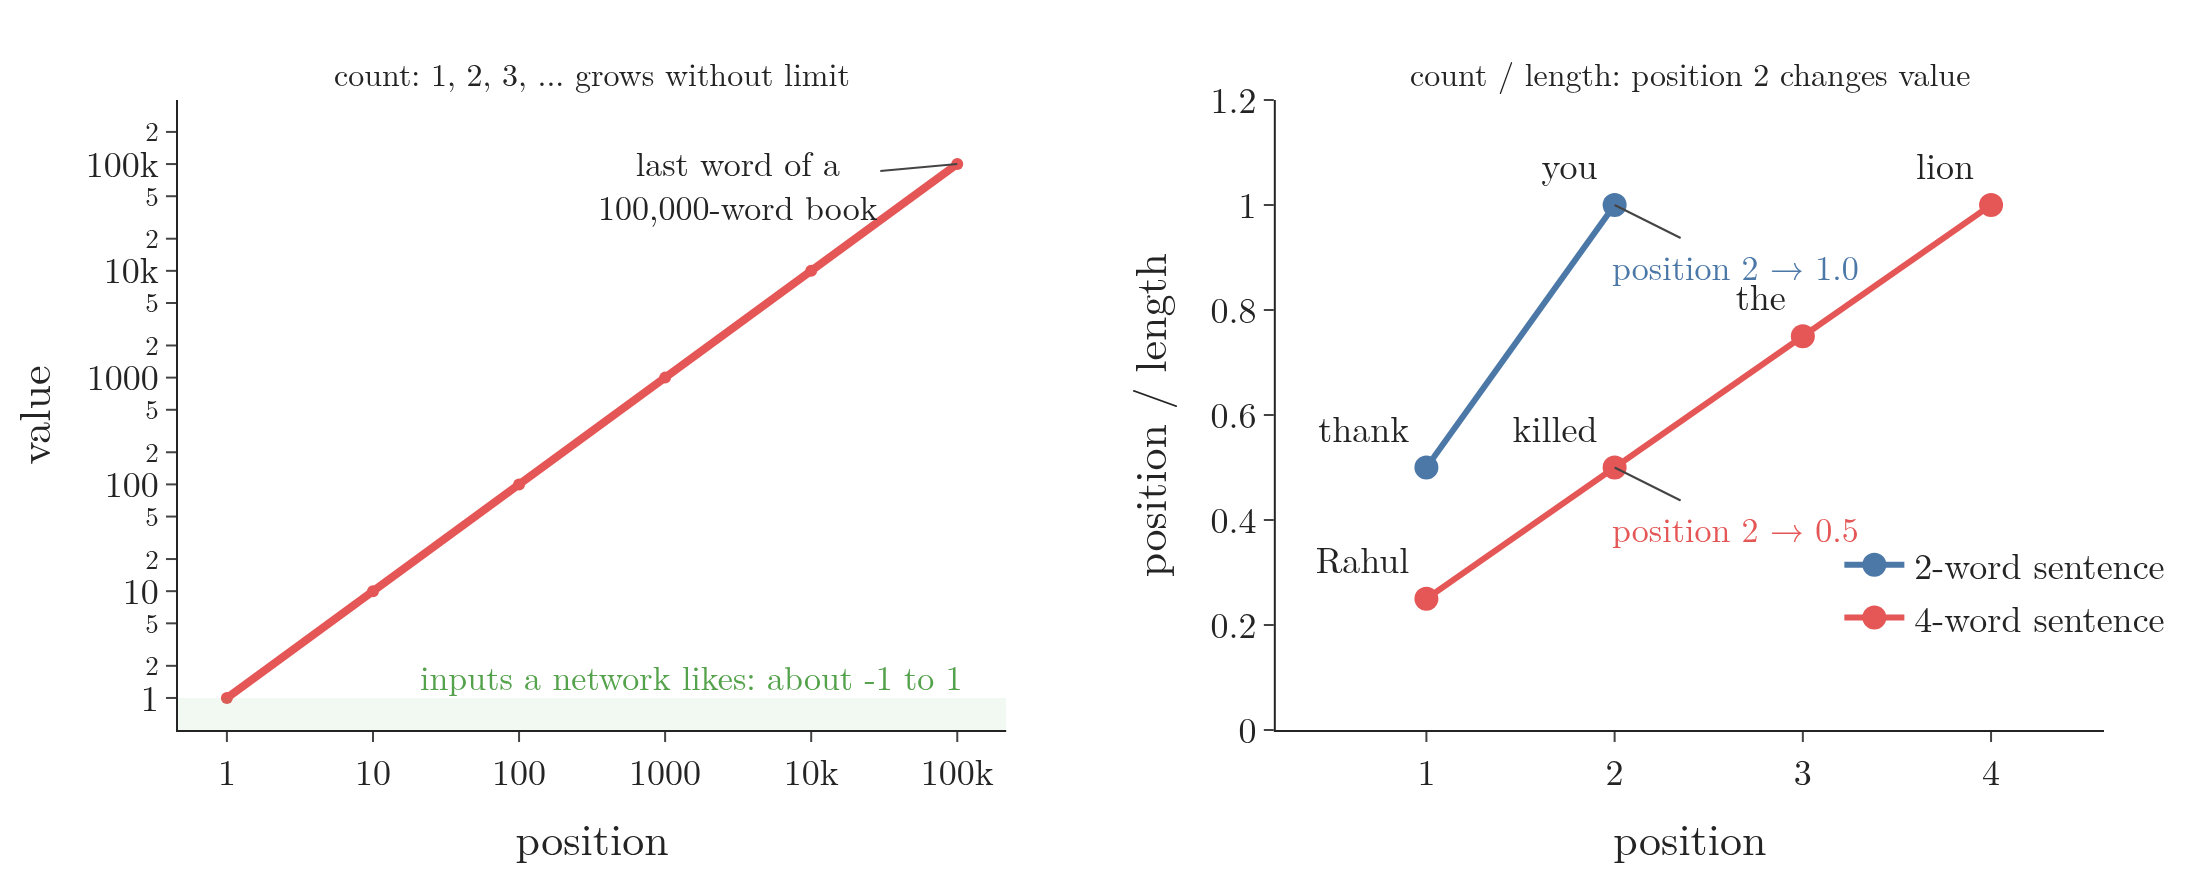

The Python source for this figure:
"""Section 4: the two counting ideas. Left: the raw index grows without limit (a 100,000-word book). Right: index
divided by the sentence length stays between 0 and 1, but the second word gets 1.0 in "thank you" and 0.5 in
"Rahul killed the lion". Plotly."""
from pathlib import Path
import numpy as np
import plotly.graph_objects as go
from plotly.subplots import make_subplots
from common import RED, BLUE, GREEN, FONT

here = Path(__file__).parent
fig = make_subplots(rows=1, cols=2, horizontal_spacing=0.14,
                    subplot_titles=("count: 1, 2, 3, ... grows without limit", "count / length: position 2 changes value"))
p = np.array([1, 10, 100, 1000, 10000, 100000])
fig.add_scatter(x=p, y=p, mode="lines+markers", line=dict(color=RED, width=4), showlegend=False, row=1, col=1)
fig.add_hrect(y0=-1, y1=1, fillcolor="rgba(84,162,75,0.25)", line_width=0, row=1, col=1)
fig.add_annotation(x=np.log10(20), y=np.log10(1.6), text="inputs a network likes: about -1 to 1", showarrow=False,
                   xanchor="left", font=dict(size=17, color=GREEN), row=1, col=1)
fig.add_annotation(x=5, y=5, text="last word of a<br>100,000-word book", showarrow=True, ax=-110, ay=10,
                   font=dict(size=17), row=1, col=1)
fig.update_xaxes(type="log", title="position", row=1, col=1)
fig.update_yaxes(type="log", title="value", range=[-0.3, 5.6], row=1, col=1)
for n, words, col in ((2, ["thank", "you"], BLUE), (4, ["Rahul", "killed", "the", "lion"], RED)):
    pos = np.arange(1, n + 1)
    assert (pos / n)[1] == {2: 1.0, 4: 0.5}[n]
    fig.add_scatter(x=pos, y=pos / n, mode="lines+markers+text", text=words, textposition="top left", name=f"{n}-word sentence",
                    line=dict(color=col, width=3), marker=dict(size=12), row=1, col=2)
fig.add_annotation(x=2, y=1.0, text="position 2 → 1.0", showarrow=True, ax=60, ay=30, font=dict(size=17, color=BLUE), row=1, col=2)
fig.add_annotation(x=2, y=0.5, text="position 2 → 0.5", showarrow=True, ax=60, ay=30, font=dict(size=17, color=RED), row=1, col=2)
fig.update_xaxes(title="position", dtick=1, range=[0.2, 4.6], row=1, col=2)
fig.update_yaxes(title="position / length", range=[0, 1.2], row=1, col=2)
fig.update_layout(template="simple_white", width=1100, height=440, font=dict(FONT, size=18),
                  legend=dict(x=0.86, y=0.12), margin=dict(l=60, r=20, t=50, b=60))
fig.write_image(here / "count_problems.png", scale=2)
fig.write_image(here / "count_problems.pdf")
